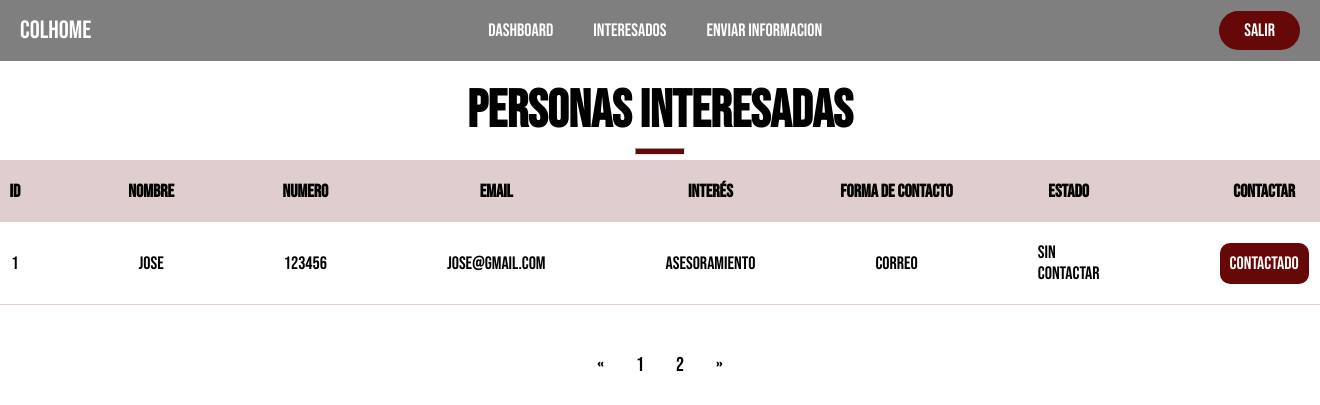
The page /admin/contact.php (signed in) on the database its author committed.
### tables this page shows
CREATE TABLE `contact` (
  `stakeholders_id` int(11) NOT NULL,
  `stakeholders_name` varchar(100) NOT NULL,
  `stakeholders_number` varchar(50) NOT NULL,
  `stakeholders_email` varchar(100) NOT NULL,
  `stakeholders_interest` varchar(100) NOT NULL DEFAULT 'Asesoramiento',
  `stakeholders_contact` varchar(50) NOT NULL DEFAULT 'Correo',
  `stakeholders_state` varchar(50) NOT NULL DEFAULT 'Sin contactar'
);

### admin/contact.php (the view, shortened to what this page needs)
<?php
include('../server/connection.php');
if (isset($_GET['page_no']) && $_GET['page_no'] != "") {
    $page_no = $_GET['page_no'];
} else {
    $page_no = 1;
}
$stmt1 = $conn->prepare("SELECT COUNT(*)  As stakeholders FROM contact ");
$stmt1->execute();
$stmt1->bind_result($stakeholders);
$total_stakeholders_per_page = 10;
$offset = ($page_no - 1) * $total_stakeholders_per_page;
$total_no_of_pages = ceil($stakeholders / $total_stakeholders_per_page);
$stmt2 = $conn->prepare("SELECT * FROM contact LIMIT $offset,$total_stakeholders_per_page");
$stmt2->execute();
$stakeholders = $stmt2->get_result();
?>
<?php include('header.php'); ?>
<main>
<div class="title-section">
        <div class="title-content">
            <h2>Personas Interesadas </h2>
            <hr>
        </div>
    </div>
    <div class="container-dashboard container">
        <table>
            <thead>
                <tr>
                    <th>id</th>
                    <th>nombre</th>
                    <th>Numero</th>
                    <th>Email</th>
                    <th>interés</th>
                    <th>Forma de contacto</th>
                    <th>Estado</th>
                    <th>Contactar</th>
                </tr>
            </thead>
            <tbody>
                <?php foreach($stakeholders as $stakeholder) {?>
                <tr>
                    <td><?php echo $stakeholder['stakeholders_id']; ?></td>
                    <td><?php echo $stakeholder['stakeholders_name']; ?></td>
                    <td><?php echo $stakeholder['stakeholders_number'] ;?></td>
                    <td><?php echo $stakeholder['stakeholders_email'] ;?></td>
                    <td><?php echo $stakeholder['stakeholders_interest'] ;?></td>
                    <td><?php echo $stakeholder['stakeholders_contact'] ;?></td>
                    <td><?php echo $stakeholder['stakeholders_state'] ;?></td>
                    <td><a class="btn-dasboard btn-eliminar" href="update_contact_stakeholder.php?stakeholder_id=<?php echo $stakeholder['stakeholders_id'];?>">contactado</a></td>
                </tr>
                <?php }?>
            </tbody>
        </table>
            <div class="pagination">
                <a href=" <?php if ($page_no <= 1) {
                                echo "#";
                            } else {
                                echo "?page_no=" . ($page_no - 1);
                            } ?>">&laquo;</a>
                <a href="?page_no=1">1</a>
                <a href="?page_no=2">2</a>
                <a href=" <?php if ($page_no >= $total_no_of_pages) {
                                echo "#";
                            } else {
                                echo "?page_no=" . ($page_no + 1);
                            } ?>">&raquo;</a>
            </div>
    </div>
</main>
</body>
</html>

### styles/style.css (style rules this page uses)
* { margin: 0; padding: 0; text-decoration: none; box-sizing: border-box ; list-style: none; }
body { font-family: "Bebas Neue", sans-serif; }
.container { max-width: 1200px; margin: 0 auto; }
hr { width: 50px ; height: 7px !important; opacity: 1 !important; background-color:rgb(102, 8, 8) ; margin: 5px 0; }
.title-section { display: flex; flex-direction: column; align-items: center; padding-top: 80px; font-size: 35px; }
.title-content { display: flex; flex-direction: column; align-items: center; }
.pagination { display: flex; justify-content: center; padding-top: 40px; }
.pagination a { color: black; float: left; padding: 8px 16px; font-size: 20px; }
.container-dashboard { display: flex; align-items: center; justify-content: center; flex-direction: column; }
.container-dashboard table { font-size: 18px; border: 1px solid rgba(102, 8, 8, .2) ; min-width: 90vw; table-layout: fixed; border-collapse: collapse; }
.container-dashboard thead { background-color: rgba(102, 8, 8,0.2); }
.container-dashboard th { padding: 20px 15px ; font-weight: 700; text-transform: uppercase; }
.container-dashboard td { padding: 20px 60px; border-bottom:rgba(102, 8, 8,0.2) ; }
.btn-dasboard { color: #fffdfc; background: rgb(102, 8, 8); padding: 10px 10px ; border: none; border-radius: 10px; margin-bottom: 20px; }

### rows shown on the page
contact: stakeholders_id "1", stakeholders_name "jose", stakeholders_number "123456", stakeholders_email "jose@gmail.com", stakeholders_interest "Asesoramiento", stakeholders_contact "Correo", stakeholders_state "Sin contactar"
